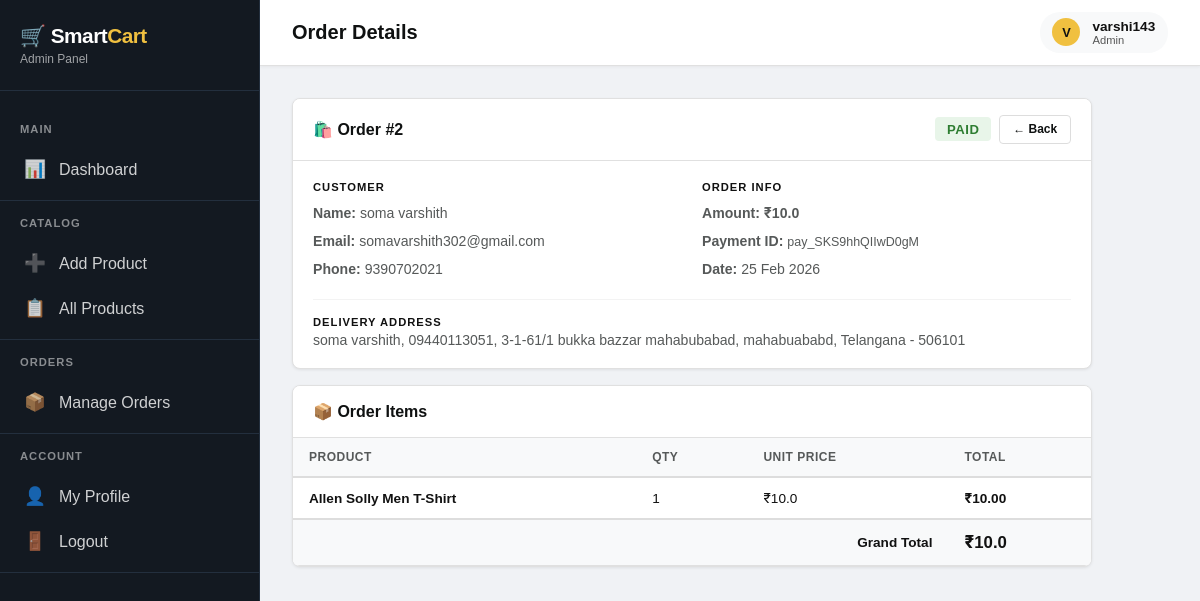
The page /admin/order/2 (signed in) on the database its author committed.
### tables this page shows
CREATE TABLE orders (
            order_id            INTEGER PRIMARY KEY AUTOINCREMENT,
            user_id             INTEGER NOT NULL,
            razorpay_order_id   TEXT,
            razorpay_payment_id TEXT,
            amount              REAL NOT NULL,
            payment_status      TEXT DEFAULT 'pending',
            delivery_address    TEXT,
            created_at          TIMESTAMP DEFAULT CURRENT_TIMESTAMP,
            FOREIGN KEY (user_id) REFERENCES users(user_id)
        );

CREATE TABLE users (
            user_id  INTEGER PRIMARY KEY AUTOINCREMENT,
            name     TEXT NOT NULL,
            email    TEXT UNIQUE NOT NULL,
            password TEXT NOT NULL,
            phone    TEXT,
            address  TEXT
        );

CREATE TABLE order_items (
            item_id      INTEGER PRIMARY KEY AUTOINCREMENT,
            order_id     INTEGER NOT NULL,
            product_id   INTEGER,
            product_name TEXT NOT NULL,
            quantity     INTEGER NOT NULL,
            price        REAL NOT NULL,
            FOREIGN KEY (order_id)   REFERENCES orders(order_id),
            FOREIGN KEY (product_id) REFERENCES products(product_id)
        );

### app.py (the view)
@app.route('/admin/order/<int:order_id>')
def admin_view_order(order_id):
    if 'admin_id' not in session:
        flash("Please login!", "danger")
        return redirect('/admin-login')
    conn   = get_db_connection()
    cursor = conn.cursor()
    cursor.execute("""
        SELECT o.*, u.name as user_name, u.email as user_email, u.phone as user_phone
        FROM orders o JOIN users u ON o.user_id=u.user_id
        WHERE o.order_id=?
    """, (order_id,))
    order = cursor.fetchone()
    cursor.execute("SELECT * FROM order_items WHERE order_id=?", (order_id,))
    items = cursor.fetchall()
    conn.close()
    if not order:
        flash("Order not found!", "danger")
        return redirect('/admin/orders')
    order = dict(order)
    if order.get('created_at') and isinstance(order['created_at'], str):
        try:
            order['created_at'] = datetime.strptime(order['created_at'][:19], '%Y-%m-%d %H:%M:%S')
        except ValueError:
            order['created_at'] = None
    return render_template('admin/admin_order_detail.html', order=order, items=items)

### app.py (called while the page is built)
@app.template_filter('fdate')
def fdate_filter(value, fmt='%d %b %Y'):
    if not value:
        return '-'
    if isinstance(value, str):
        try:
            value = datetime.strptime(value[:19], '%Y-%m-%d %H:%M:%S')
        except ValueError:
            return value
    return value.strftime(fmt)

def get_db_connection():
    conn = sqlite3.connect(DATABASE)
    conn.row_factory = sqlite3.Row
    return conn

@app.context_processor
def inject_categories():
    try:
        conn   = get_db_connection()
        cursor = conn.cursor()
        cursor.execute("SELECT DISTINCT category FROM products WHERE quantity > 0 AND category IS NOT NULL ORDER BY category")
        cats = cursor.fetchall()
        conn.close()
        return {'categories': cats}
    except Exception:
        return {'categories': []}

### templates/admin/admin_order_detail.html (shortened to what this page needs)
{% extends "admin/base_admin.html" %}
{% block page_title %}Order Details{% endblock %}
{% block content %}
<div style="max-width:800px;">
    <div class="card" style="margin-bottom:1rem;">
        <div class="card-header">
            <span class="card-title">🛍️ Order #{{ order.order_id }}</span>
            <div style="display:flex;gap:0.5rem;align-items:center;">
                <span class="badge {% if order.payment_status == 'paid' %}badge-success{% else %}badge-warning{% endif %}" style="padding:0.3rem 0.75rem;font-size:0.82rem;">{{ order.payment_status.title() }}</span>
                <a href="/admin/orders" class="btn btn-outline btn-sm">← Back</a>
            </div>
        </div>
        <div class="card-body">
            <div style="display:grid;grid-template-columns:1fr 1fr;gap:1.25rem;">
                <div>
                    <div style="font-size:0.7rem;font-weight:700;text-transform:uppercase;letter-spacing:1px;color:var(--flipkart-blue);margin-bottom:0.4rem;">Customer</div>
                    <div style="font-size:0.88rem;line-height:2;color:var(--gray-700);">
                        <strong>Name:</strong> {{ order.user_name }}<br>
                        <strong>Email:</strong> {{ order.user_email }}<br>
                        <strong>Phone:</strong> {{ order.user_phone or 'N/A' }}
                    </div>
                </div>
                <div>
                    <div style="font-size:0.7rem;font-weight:700;text-transform:uppercase;letter-spacing:1px;color:var(--flipkart-blue);margin-bottom:0.4rem;">Order Info</div>
                    <div style="font-size:0.88rem;line-height:2;color:var(--gray-700);">
                        <strong>Amount:</strong> <span style="color:var(--danger);font-weight:700;">₹{{ order.amount }}</span><br>
                        <strong>Payment ID:</strong> <span style="font-size:0.78rem;">{{ order.razorpay_payment_id or 'N/A' }}</span><br>
                        <strong>Date:</strong> {{ order.created_at | fdate if order.created_at else 'N/A' }}
                    </div>
                </div>
            </div>
            {% if order.delivery_address %}
            <div style="margin-top:1rem;padding-top:1rem;border-top:1px solid var(--gray-100);">
                <div style="font-size:0.7rem;font-weight:700;text-transform:uppercase;letter-spacing:1px;color:var(--flipkart-blue);margin-bottom:0.25rem;">Delivery Address</div>
                <div style="font-size:0.88rem;color:var(--gray-700);">{{ order.delivery_address }}</div>
            </div>
            {% endif %}
        </div>
    </div>
    <div class="card">
        <div class="card-header"><span class="card-title">📦 Order Items</span></div>
        <div class="table-wrapper">
            <table class="table">
                <thead><tr><th>Product</th><th>Qty</th><th>Unit Price</th><th>Total</th></tr></thead>
                <tbody>
                    {% for item in items %}
                    <tr>
                        <td style="font-weight:600;">{{ item.product_name }}</td>
                        <td>{{ item.quantity }}</td>
                        <td>₹{{ item.price }}</td>
                        <td style="font-weight:700;">₹{{ "%.2f"|format(item.price * item.quantity) }}</td>
                    </tr>
                    {% endfor %}
                </tbody>
                <tfoot>
                    <tr>
                        <td colspan="3" style="text-align:right;font-weight:700;padding:0.875rem 1rem;">Grand Total</td>
                        <td style="font-weight:800;font-size:1.05rem;color:var(--danger);">₹{{ order.amount }}</td>
                    </tr>
                </tfoot>
            </table>
        </div>
    </div>
</div>
{% endblock %}

### templates/admin/base_admin.html (style rules this page uses)
* { margin: 0; padding: 0; box-sizing: border-box; }
html { scroll-behavior: smooth; overflow-x: hidden; }
body { font-family: 'Amazon Ember', Arial, -apple-system, BlinkMacSystemFont, 'Segoe UI', sans-serif; background: #f0f2f5; color: #111; overflow-x: hidden; }
:root { --amazon-dark: #131921; --amazon-mid: #232f3e; --amazon-yellow: #f0c040; --amazon-orange: #ff9900; --amazon-red: #e31837; --gray-50: #f8f9fa; --gray-100: #f3f3f3; --gray-200: #e0e0e0; --gray-300: #ddd; --gray-500: #888; --gray-700: #565959; --gray-900: #0f1111; }
.card { background: #fff; border: 1px solid var(--gray-200); border-radius: 8px; box-shadow: 0 1px 3px rgba(0, 0, 0, .08); overflow: hidden; margin-bottom: 1.5rem; }
.card-header { padding: 1rem 1.25rem; background: white; border-bottom: 1px solid var(--gray-200); display: flex; justify-content: space-between; align-items: center; flex-wrap: wrap; gap: 1rem; }
.card-title { font-size: 1rem; font-weight: 700; color: var(--gray-900); }
.card-body { padding: 1.25rem; }
.btn { display: inline-flex; align-items: center; justify-content: center; gap: 0.5rem; padding: 0.6rem 1rem; border-radius: 4px; font-size: 0.85rem; font-weight: 700; cursor: pointer; border: none; transition: all 0.2s; text-decoration: none; }
.btn-outline { background: white; border: 1.5px solid var(--gray-300); color: var(--gray-900); }
.btn-sm { padding: 0.4rem 0.8rem; font-size: 0.75rem; }
.table-wrapper { overflow-x: auto; -webkit-overflow-scrolling: touch; }
.table { width: 100%; border-collapse: collapse; background: white; min-width: 600px; }
.table thead tr { background: var(--gray-50); border-bottom: 2px solid var(--gray-300); }
.table th { padding: 0.75rem 1rem; text-align: left; font-size: 0.75rem; font-weight: 700; text-transform: uppercase; color: var(--gray-700); letter-spacing: 0.5px; }
.table td { padding: 0.75rem 1rem; border-bottom: 1px solid var(--gray-200); font-size: 0.85rem; }
.table tfoot { background: var(--gray-50); border-top: 2px solid var(--gray-300); }
.badge { display: inline-block; padding: 0.3rem 0.75rem; border-radius: 4px; font-size: 0.7rem; font-weight: 700; text-transform: uppercase; letter-spacing: 0.5px; }
.badge-success { background: #e8f5e9; color: #2e7d32; }

### rows shown on the page
orders: order_id "2", payment_status "PAID", amount "10.0", razorpay_payment "pay_SKS9hhQIIwD0gM", created_at|fdate "25 Feb 2026", delivery_address "soma varshith, 09440113051, 3-1-61/1 bukka bazzar mahabubabad, mahabuababd, Telangana - 506101"
users: user_name "soma varshith", user_email "somavarshith302@gmail.com", phone "9390702021"
order_items: product_name "Allen Solly Men T-Shirt", quantity "1", price "10.0", item.price*item.quantity "10.00"

### other values the page prints
{{ session.get('admin_name', 'A')[0].upper() }} "V"
{{ session.get('admin_name', 'Admin') }} "varshi143"
